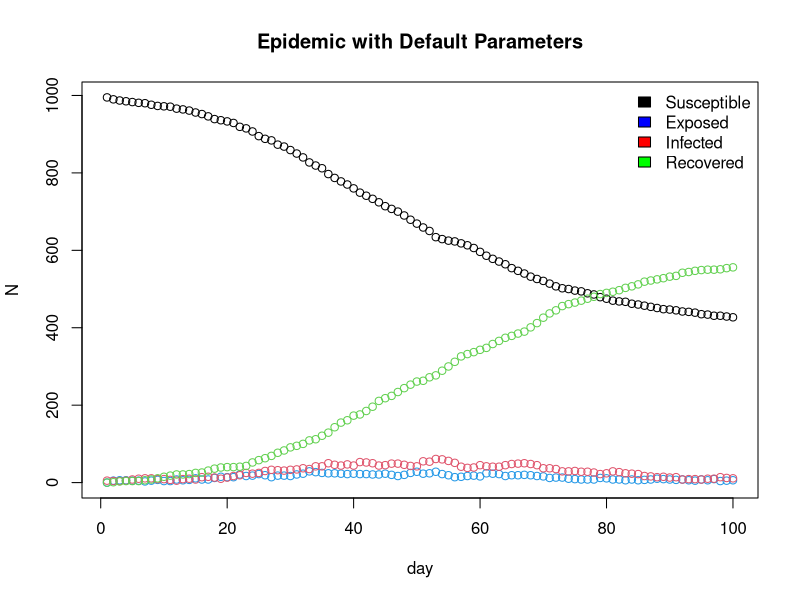
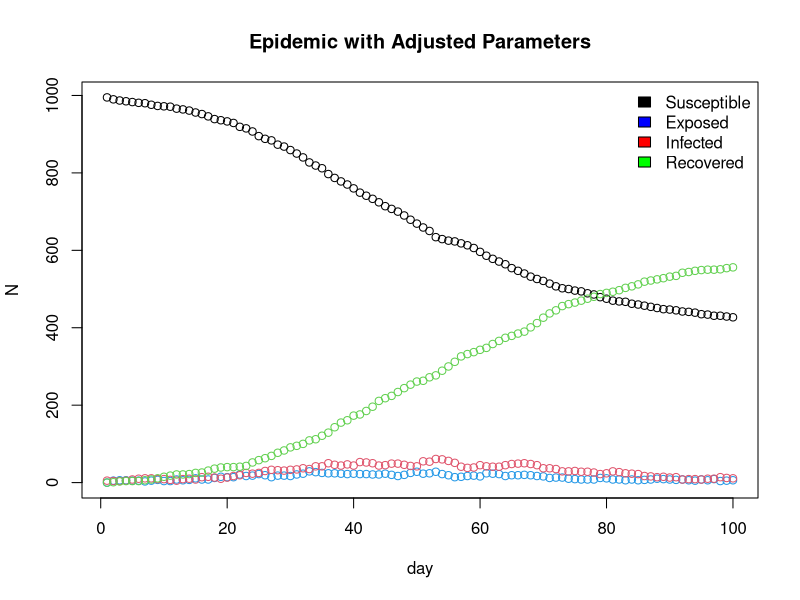

Generate these figures, in order, with R:







## GENERAL DESCRIPTION


################################################################################
######### ------- START OF MODEL SETUP AND POPULATION GENERATION ------- #########
################################################################################

# This section defines the global parameters for the model and generates the
# base population, assigning each of the 'n' individuals to a household.


n <- 1000
people <- 1:n
h_max <- 5

set.seed(13)

#### Putting people in households
# this does use more computation than necessary, but its such a tiny prop. of 
# the total computation here it doesn't really make any difference overall.

#sizes = sample(1:h_max, 1000, replace=TRUE) # generates 1000 household sizes uniform from {1,2,3,4,5}
#h <- rep(1:length(sizes), sizes) # repeats i sizes[i] times. 
#h <- h[1:n] # takes only the first n of these

h <- rep(1:n, sample(1:h_max, n, replace = TRUE))[1:n] #Above code written in one line. replace 1000 with n as n can change.


links <- cbind(person=people, household=h)

# system.time seems to suggest this is roughly O(n^2). About 8s for n=10000
### get.net function
beta <- runif(n,0,1)
nc=15 # get rid of this
get.net <- function(beta, h, nc=15){
  n <- length(beta)
  
  # this is a bit of a hack to make a "household matrix" from h
  # the H[i,j] is perfect sqaure only if h[i]==h[j], ie if i,j from same hshld
  H <- outer(h,h, function(x1, x2) x1 == x2) # household connections (1/0)
  diag(H) <- FALSE # remove self
  #H <- matrix(rep(0,n^2),n,n)
  #H[sqrt(outer(h,h))%%1==0]<-1
  #diag(H) <- 0
  H <- outer(h,h, "==")
  diag(H) <- FALSE

  
  b_bar <- sum(beta)/n
  M_prob <-  nc*outer(beta, beta)/(b_bar^2 *(n-1))
  v_prob <- M_prob[upper.tri(M_prob)] # getting vector of upper triangular els of M_prob
  v_cons <- rbinom(length(v_prob), 1, v_prob) # generate bernoullis 
  
  
  M_cons <- matrix(0,nrow=n, ncol=n) # creating new matrix to be filled with bern realisations
  M_cons[upper.tri(M_cons)] <- v_cons
  
  M_cons <- M_cons + t(M_cons)
  M <- (!H)*M_cons  #moving family connections by multiplying by negated household matrix
  conns_list <- as.list(as.data.frame(matrix(M_cons==1, n,n)))
  i_list <- lapply(conns_list, which )
  
}

get.net2 <- function(beta, h, nc=15){
  n<-length(h)
  conns <- list()
  for (i in 1:n){
    b <-rbinom(n-i, 1, nc*beta[i]*beta[i+1:n]/(b_bar^2 *(n-1)) )
    conns[[i]] <- which(b==1, arr.ind=TRUE)
  }
  
  pairs <- cbind( rep(1:n, lapply(conns, length)) , unlist(conns)) # might want this as a list
  
  pairs <- pairs[h[pairs[,1]] != h[pairs[,2]] , ] # removing family connections.
    
  
    
}


alink <- get.net(beta, h) # alink is the variable we need to put into nseir



nseir <- function(beta, h, alink, alpha=c(.1,.01,.01), delta=.2, gamma=.4, nc=15, nt=100, pinf=.005){
  n <- length(beta)
  x <- rep(0,n)  # everyone starts out in susceptible state
  num_to_infect <- max(1, round(pinf * n))
  x[sample(1:n, num_to_infect)] <- 2 # random subset of specified size is infected
  
  H <- outer(h,h, function(x1, x2) x1 == x2) # household connections (1/0)
  diag(H) <- FALSE # remove self
  #H_prob <- alpha[1]*H # household connections (alpha/0's)
  H_conns_list <- as.list(as.data.frame(H))
  H_i_list <- lapply(H_conns_list, which) # list of indices for household conns
  
  b_bar <- sum(beta)/n
  M_prob <-  nc*outer(beta, beta)/(b_bar^2 *(n-1)) # this matrix is for general mixing daily prob of infection
  v_prob <- M_prob[upper.tri(M_prob)] # getting vector of upper triangular els of M_prob
  
  t <- S <- E <- I <- R <- rep(0, nt)
  t[1] <- 1; S[1] <- n*(1-pinf); I[1] <- n*pinf 
  #daily_counts <- list(cbind(t = 0, S = n*(1-pinf), E = 0, I = pinf*n, R = 0))
  for(i in 2:nt){
    u <- runif(n) # random variables to compare against

    ## random mixing set up
    v_mix <- rbinom(length(v_prob), 1, v_prob) # generate bernoullis 
    
    M_mix <- matrix(0, nrow = n, ncol = n) # creating new matrix to be filled with bern realisations
    M_mix[upper.tri(M_mix)] <- v_mix
    M_mix <- M_mix + t(M_mix)
    
    mix_list <- as.list(as.data.frame(matrix(M_mix == 1, n, n)))
    i_mix_list <- lapply(mix_list, which) # who interacted with each other on each day
    
    ## who was in contact with someone in state I
    h_exposed <- unique(unlist(H_i_list[which(x == 2)])) # everyone in household where there's an infection
    net_exposed <- unique(unlist(alink[which(x == 2)])) # everyone in network where there's an infection
    mix_infected <- unique(unlist(i_mix_list[which(x == 2)])) # everyone who got in contact with someone infected
    
    # if in state I (2), prob = delta -> R
    # if in state E (1), prob = gamma -> I
    x[x==2 & u<delta] <- 3
    x[x==1 & u<gamma] <- 2
    
    # if in state S (0),
    # -- prob = a_h -> I (2), if in household
    # -- prob = a_c -> I (2), if in network
    # -- prob = a_r*P(mixing) -> I (2), regardless
    
    #x[h_exposed][x[h_exposed] == 0 & u[h_exposed] < alpha[1]] <- 1 # if S in hh w/ I 
    #x[net_exposed][x[net_exposed] == 0 & u[net_exposed] < alpha[2]] <- 1 # if S in net w/ I
    #x[mix_infected][x[mix_infected] == 0 & u[mix_infected] < alpha[3]] <- 1
    
    x_h_exposed <- h_exposed[x[h_exposed] == 0 & u[h_exposed] < alpha[1]] # if S in hh w/ I 
    x_net_exposed <- net_exposed[x[net_exposed] == 0 & u[net_exposed] < alpha[2]] # if S in net w/ I
    x_mix_exposed <- mix_infected[x[mix_infected] == 0 & u[mix_infected] < alpha[3]]
    
    exposed_list <- list(x_h_exposed, x_net_exposed, x_mix_exposed)
    
    # randomize order of whether infected from household, network, or random mixing
    expose_order <- sample(1:3, 3)
    
    x[exposed_list[[expose_order[1]]]] <- 1
    x[exposed_list[[expose_order[2]]]] <- 1
    x[exposed_list[[expose_order[3]]]] <- 1
    
    S[i] <- sum(x == 0)
    E[i] <- sum(x == 1)
    I[i] <- sum(x == 2)
    R[i] <- sum(x == 3)
    t[i] <- i
    
  }
  return(list(t = t, S = S, E = E, I = I, R = R))
}

# default parameters
epi <- nseir(beta, h, alink)

# adjusted parameters
epi1 <- nseir(beta, h, alink, 
              alpha = c(0.5, 0.3, 0.1), gamma = 0.5, delta = 0.1)

plot_original_dynamics <- function(epi_data, title = "SEIR Dynamics"){
# plotting
plot(x = epi$t, y = epi$S, ylim = c(0, max(epi$S)), 
     xlab = "day", ylab = "N", main = title)
points(epi$E, col = 4); points(epi$I, col = 2); points(epi$R, col = 3)
legend(x = "topright", 
       legend = c("Susceptible", "Exposed",
                  "Infected", "Recovered"),
       fill = c("black", "blue",
                "red", "green"),
       bty = "n")
}

par(mfrow = c(1,1))
plot_original_dynamics(epi, title = "Epidemic with Default Parameters")
plot_original_dynamics(epi1, title = "Epidemic with Adjusted Parameters")


berngen<- function(h, n, beta){
b_bar <- sum(beta)/n
M_prob <-  nc*outer(beta, beta)/(b_bar^2 *(n-1))
v_prob <- M_prob[upper.tri(M_prob)] # getting vector of upper triangular els of M_prob
v_cons <- rbinom(length(v_prob), 1, v_prob) # generate bernoullis 
}
